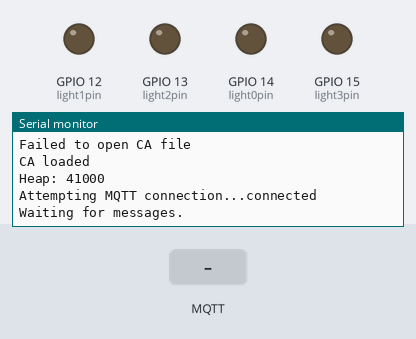
A sketch run on a simulated ESP8266 (NodeMCU). Shown: output pins drawn as LEDs (lit = HIGH), the last lines printed to the serial monitor. Inputs (shaded band) come from the test bench. WiFi joins after 1.5 s; servers stay silent unless stated; network time is answered at once with the bench clock; the local clock reads 2024-03-15 10:24:30 at power-on unless the sketch sets it; storage starts empty; no MQTT or app messages arrive unless stated.

Above: at 6.7 s.
6.8 s: MQTT message "light" arrives on the first subscribed topic
At 7.7 s:
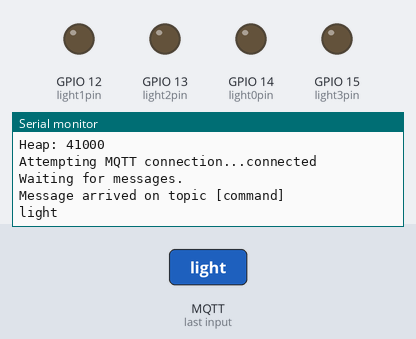
8.3 s: MQTT message "on" arrives on the first subscribed topic
At 8.9 s:
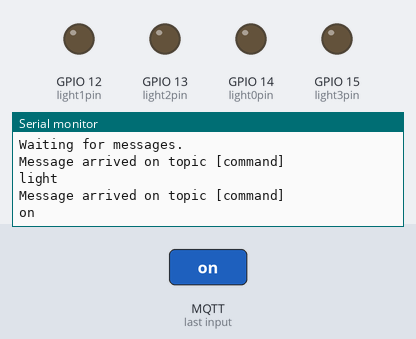
9.8 s: MQTT message "off" arrives on the first subscribed topic
At 11.2 s:
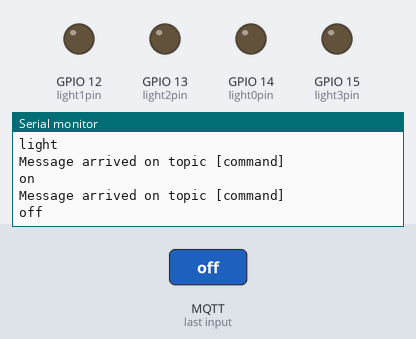

The sketch:

esp-homelight-livingroom_v2.ino
```cpp
// Screen controller by Simon (parisot.simon -at- gmail)
// made for ESP8266-12E, AWS IoT Core and a motorized home cinema screen!
// based on the work of VeeriSubbuAmi (https://electronicsinnovation.com)
// and various community libraries

#include "FS.h"
#include <ESP8266WiFi.h>
#include <PubSubClient.h>
#include <NTPClient.h>
#include <WiFiUdp.h>
#include <ArduinoJson.h>

// wifi
const char* ssid = "PrettyFlyForAWifi";
const char* password = "123tagada";

// pins of the relays
const int light0pin = 14;
const int light1pin = 12;
const int light2pin = 13;
const int light3pin = 15;

// JSON parsing object in memory
const size_t capacity = JSON_OBJECT_SIZE(3) + 60;
DynamicJsonDocument doc(capacity);

// AWS IoT Core
const char* AWS_endpoint = "a377qra5nhpqt6-ats.iot.eu-west-1.amazonaws.com";
WiFiUDP ntpUDP;
NTPClient timeClient(ntpUDP, "pool.ntp.org");

WiFiClientSecure espClient;
PubSubClient client(espClient);


void setup() {

  Serial.begin(115200);

  // initialize digital pin as an output for builtin led and the 2 relays
  pinMode(light0pin, OUTPUT);
  pinMode(light1pin, OUTPUT);
  pinMode(light2pin, OUTPUT);
  pinMode(light3pin, OUTPUT);

  digitalWrite(light0pin, LOW);
  digitalWrite(light1pin, LOW);
  digitalWrite(light2pin, LOW);
  digitalWrite(light3pin, LOW);

  setup_wifi();
  client.setServer(AWS_endpoint, 8883);
  client.setCallback(callback);
  delay(1000);

  // filesystem is necessary for loading security certificates
  if (!SPIFFS.begin()) {
    Serial.println("Failed to mount file system");
    return;
  }

  Serial.print("Heap: "); Serial.println(ESP.getFreeHeap()); // not enough heap can be a problem

  // Load certificate file
  File cert = SPIFFS.open("/cert.der", "r");
  if (!cert) {
    Serial.println("Failed to open cert file");
  }
  else Serial.print("Cert file opened... ");
  delay(1000);

  if (espClient.loadCertificate(cert)) Serial.println("cert loaded");
  else Serial.println("cert not loaded");

  // Load private key file
  File private_key = SPIFFS.open("/private.der", "r");
  if (!private_key) {
    Serial.println("Failed to open private key file");
  }
  else Serial.print("Private key file opened... ");
  delay(1000);

  if (espClient.loadPrivateKey(private_key)) Serial.println("private key loaded");
  else Serial.println("private key not loaded");

  // Load CA file
  File ca = SPIFFS.open("/ca.der", "r");
  if (!ca) {
    Serial.println("Failed to open CA file");
  }
  else Serial.print("CA file opened... ");
  delay(1000);

  if (espClient.loadCACert(ca)) Serial.println("CA loaded");
  else Serial.println("CA not loaded");

  Serial.print("Heap: "); Serial.println(ESP.getFreeHeap()); // not enough heap can be a problem
}

void loop() {
  if (!client.connected()) {
    reconnect();
  }
  client.loop();
}


// - - - - - - - - - - - - - - - - - - - - - - - - - - - - -
// Run whenever a new message is received from AWS IoT
// - - - - - - - - - - - - - - - - - - - - - - - - - - - - -
void callback(char* topic, byte* payload, unsigned int length) {

  String msg = String((char *)payload);
  deserializeJson(doc, msg);

  String thing_type = doc["thing_type"];
  String thing_serial = doc["thing_serial"];
  String command = doc["command"];

  Serial.print("Message arrived on topic [");
  Serial.print(topic);
  Serial.println("] ");
  Serial.println(msg);

  if (thing_type == "light") {
    if (thing_serial == "0") {
          client.publish("state", "{\"thing_type\":\"light\",\"thing_serial\":\"0\",\"response\":\"accepted\"}");
          if (command == "on") digitalWrite(light0pin, HIGH);
          if (command == "off") digitalWrite(light0pin, LOW);
          Serial.print("Light 0 has been switched");
    }
    if (thing_serial == "1") {
          client.publish("state", "{\"thing_type\":\"light\",\"thing_serial\":\"1\",\"response\":\"accepted\"}");
          if (command == "on") digitalWrite(light1pin, HIGH);
          if (command == "off") digitalWrite(light1pin, LOW);
          Serial.print("Light 1 has been switched");
    }
    if (thing_serial == "2") {
          client.publish("state", "{\"thing_type\":\"light\",\"thing_serial\":\"2\",\"response\":\"accepted\"}");
          if (command == "on") digitalWrite(light2pin, HIGH);
          if (command == "off") digitalWrite(light2pin, LOW);
          Serial.print("Light 2 has been switched");
    }
    if (thing_serial == "3") {
          client.publish("state", "{\"thing_type\":\"light\",\"thing_serial\":\"3\",\"response\":\"accepted\"}");
          if (command == "on") digitalWrite(light3pin, HIGH);
          if (command == "off") digitalWrite(light3pin, LOW);
          Serial.print("Light 3 has been switched");
    }
  }
}


// - - - - - - - - - - - - - - - - - - - - - - - - - - - - -
// Function to setup WiFi
// - - - - - - - - - - - - - - - - - - - - - - - - - - - - -
void setup_wifi() {

  // We start by connecting to a WiFi network
  espClient.setBufferSizes(512, 512);
  Serial.println();
  Serial.print("Connecting to ");
  Serial.println(ssid);

  WiFi.begin(ssid, password);

  while (WiFi.status() != WL_CONNECTED) {
    delay(500);
    Serial.print(".");
  }

  Serial.println("");
  Serial.println("WiFi connected");
  Serial.println("IP address: ");
  Serial.println(WiFi.localIP());

  timeClient.begin();
  while (!timeClient.update()) {
    timeClient.forceUpdate();
  }

  espClient.setX509Time(timeClient.getEpochTime());

}


// - - - - - - - - - - - - - - - - - - - - - - - - - - - - -
// Function to connect to AWS IoT MQTT
// - - - - - - - - - - - - - - - - - - - - - - - - - - - - -
void reconnect() {
  ESP.wdtDisable();
  while (!client.connected()) {
    Serial.print("Attempting MQTT connection...");
    if (client.connect("light_livingroom")) {
      Serial.println("connected");
      // Once connected, publish an announcement...
      client.publish("state", "{\"thing_type\":\"light_livingroom\",\"thing_serial\":\"na\",\"state\":\"connected\"}");
      // ... and resubscribe
      delay(10);
      client.subscribe("command");
      Serial.println("Waiting for messages.");
    } else {
      Serial.print("failed, rc=");
      Serial.print(client.state());
      Serial.println(" try again in 5 seconds");
      char buf[256];
      espClient.getLastSSLError(buf, 256);
      Serial.print("WiFiClientSecure SSL error: ");
      Serial.println(buf);
      // Wait 5 seconds before retrying
      delay(5000);
    }
  }
  ESP.wdtEnable(0);
}
```

Measured:
- after the input at 6.8 s, the serial monitor: prints a new line at once (image 1)
- after the input at 8.3 s, the serial monitor: prints a new line at once (image 2)
- after the input at 9.8 s, the serial monitor: prints a new line at once (image 3)
